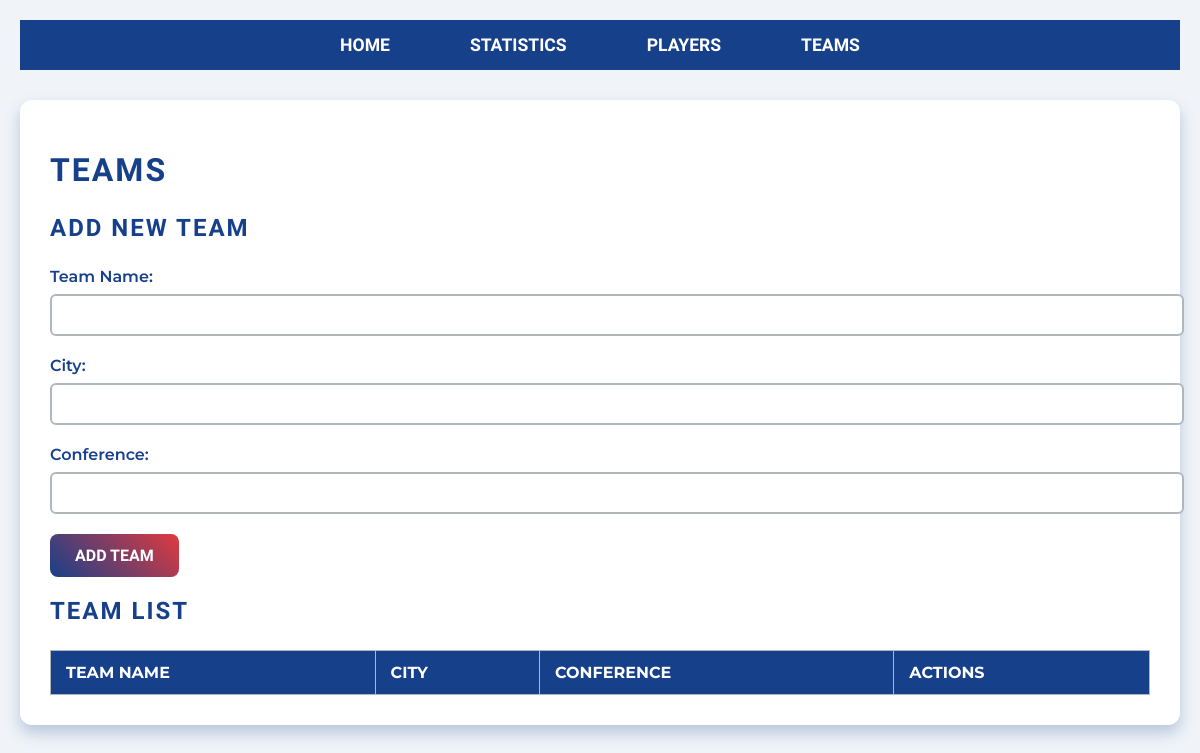
The app's page /teams, older data.
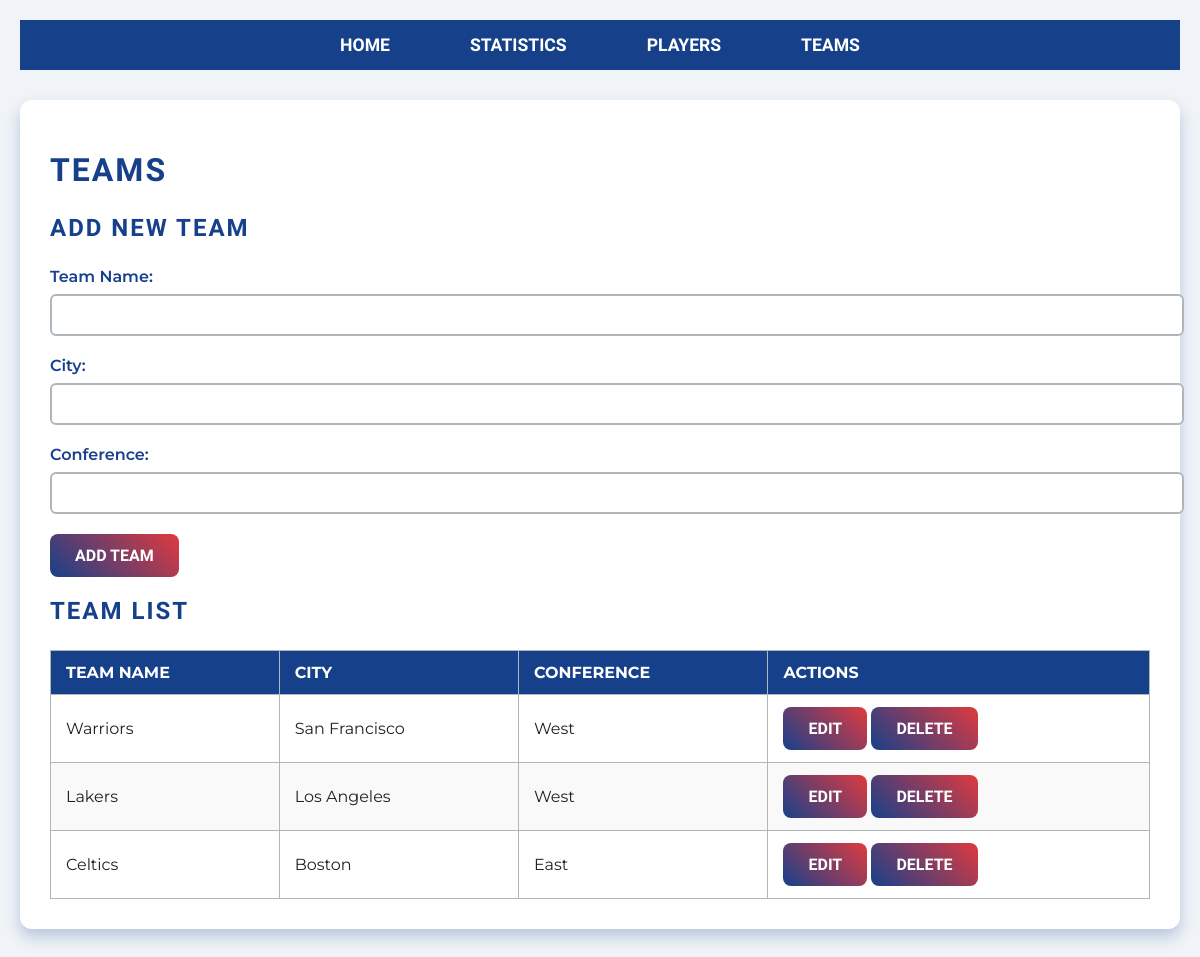
The same page, newer data.
### app.py (models this page shows)
class Team(db.Model):
    team_name = db.Column(db.String(50), primary_key=True)
    city = db.Column(db.String(20), nullable=False)
    conference = db.Column(db.String(20), nullable=False)

### app.py (the view, shortened to what this page needs)
@app.route('/teams', methods=['GET', 'POST'])
def teams():
    teams = Team.query.all()
    return render_template('teams.html', teams=teams)

### templates/teams.html (shortened to what this page needs)
<!DOCTYPE html>
<html lang="en">
  <head>
    <link
      rel="stylesheet"
      href="{{ url_for('static', filename='css/styles.css') }}"
    />
  </head>
  <body>
    <header>
      <nav>
        <ul>
          <li><a href="/">Home</a></li>
          <li><a href="/statistics">Statistics</a></li>
          <li><a href="/players">Players</a></li>
          <li><a href="/teams">Teams</a></li>
        </ul>
      </nav>
    </header>
    <main>
      <h1>Teams</h1>
      <section id="add-team">
        <h2>Add New Team</h2>
        <form action="{{ url_for('teams') }}" method="post">
          <label for="team_name">Team Name:</label>
          <input type="text" id="team_name" name="team_name" required />
          <label for="city">City:</label>
          <input type="text" id="city" name="city" required />
          <label for="conference">Conference:</label>
          <input type="text" id="conference" name="conference" required />
          <button type="submit">Add Team</button>
        </form>
      </section>
      <section id="team-list">
        <h2>Team List</h2>
        <table>
          <thead>
            <tr>
              <th>Team Name</th>
              <th>City</th>
              <th>Conference</th>
              <th>Actions</th>
            </tr>
          </thead>
          <tbody>
            {% for team in teams %}
            <tr>
              <td>{{ team.team_name }}</td>
              <td>{{ team.city }}</td>
              <td>{{ team.conference }}</td>
              <td>
                <form
                  action="{{ url_for('edit_team', team_name=team.team_name) }}"
                  method="get"
                  style="display: inline"
                >
                  <button type="submit">Edit</button>
                </form>
                <form
                  action="{{ url_for('delete_team', team_name=team.team_name) }}"
                  method="post"
                  style="display: inline"
                >
                  <button
                    type="submit"
                    onclick="return confirm('Are you sure you want to delete this team?');"
                  >
                    Delete
                  </button>
                </form>
              </td>
            </tr>
            {% endfor %}
          </tbody>
        </table>
      </section>
    </main>
  </body>
</html>

Row changes from the older to the newer data that the page shows:
added Team: team_name "Warriors", city "San Francisco", conference "West"
added Team: team_name "Lakers", city "Los Angeles", conference "West"
added Team: team_name "Celtics", city "Boston", conference "East"
